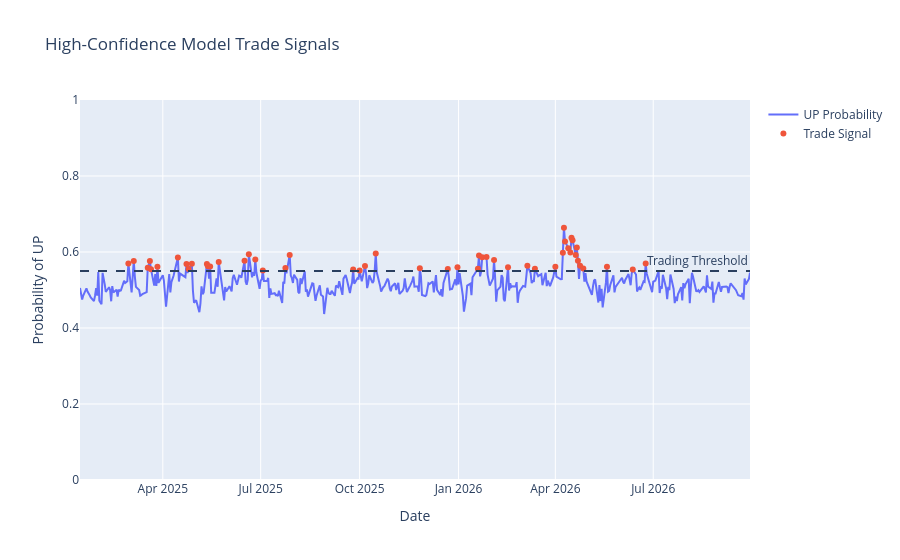

The cell this chart's notebook holds for it:
### Code cell
signal_dates = test_predictions[
    test_predictions["Predicted"] == 1
]

fig = go.Figure()

fig.add_trace(
    go.Scatter(
        x=test_predictions.index,
        y=test_predictions["Prob_UP"],
        mode="lines",
        name="UP Probability"
    )
)

fig.add_trace(
    go.Scatter(
        x=signal_dates.index,
        y=signal_dates["Prob_UP"],
        mode="markers",
        name="Trade Signal"
    )
)

fig.add_hline(
    y=0.55,
    line_dash="dash",
    annotation_text="Trading Threshold"
)

fig.update_layout(
    title="High-Confidence Model Trade Signals",
    xaxis_title="Date",
    yaxis_title="Probability of UP",
    yaxis_range=[0, 1]
)

fig.show()

### Figure 1 — Plotly figure (JSON) as saved in the notebook; plotly's stock layout.template omitted (floating-point values rounded to 4 significant figures; data arrays with more than 128 entries replaced by an {"elided": "..."} marker saying what was removed)
{"data": [{"mode": "lines", "name": "UP Probability", "type": "scatter", "x": {"elided": "417 str values"}, "y": {"elided": "417 float values"}}, {"mode": "markers", "name": "Trade Signal", "type": "scatter", "x": ["2025-02-28T00:00:00.000000", "2025-03-05T00:00:00.000000", "2025-03-18T00:00:00.000000", "2025-03-20T00:00:00.000000", "2025-03-21T00:00:00.000000", "2025-03-27T00:00:00.000000", "2025-04-15T00:00:00.000000", "2025-04-23T00:00:00.000000", "2025-04-25T00:00:00.000000", "2025-04-28T00:00:00.000000", "2025-05-12T00:00:00.000000", "2025-05-13T00:00:00.000000", "2025-05-15T00:00:00.000000", "2025-05-23T00:00:00.000000", "2025-06-16T00:00:00.000000", "2025-06-20T00:00:00.000000", "2025-06-26T00:00:00.000000", "2025-07-03T00:00:00.000000", "2025-07-24T00:00:00.000000", "2025-07-28T00:00:00.000000", "2025-09-25T00:00:00.000000", "2025-10-01T00:00:00.000000", "2025-10-06T00:00:00.000000", "2025-10-16T00:00:00.000000", "2025-11-26T00:00:00.000000", "2025-12-22T00:00:00.000000", "2025-12-31T00:00:00.000000", "2026-01-19T00:00:00.000000", "2026-01-20T00:00:00.000000", "2026-01-23T00:00:00.000000", "2026-01-27T00:00:00.000000", "2026-02-03T00:00:00.000000", "2026-02-16T00:00:00.000000", "2026-03-06T00:00:00.000000", "2026-03-13T00:00:00.000000", "2026-04-01T00:00:00.000000", "2026-04-08T00:00:00.000000", "2026-04-09T00:00:00.000000", "2026-04-10T00:00:00.000000", "2026-04-13T00:00:00.000000", "2026-04-15T00:00:00.000000", "2026-04-16T00:00:00.000000", "2026-04-17T00:00:00.000000", "2026-04-20T00:00:00.000000", "2026-04-21T00:00:00.000000", "2026-04-22T00:00:00.000000", "2026-04-24T00:00:00.000000", "2026-04-27T00:00:00.000000", "2026-05-19T00:00:00.000000", "2026-06-12T00:00:00.000000", "2026-06-24T00:00:00.000000"], "y": [0.57, 0.5765, 0.5583, 0.5761, 0.5548, 0.5613, 0.5857, 0.5682, 0.5554, 0.5688, 0.5681, 0.5624, 0.5621, 0.5737, 0.5768, 0.5939, 0.5805, 0.5515, 0.5579, 0.5922, 0.5541, 0.5512, 0.5635, 0.596, 0.5572, 0.5554, 0.5597, 0.5561, 0.5909, 0.5863, 0.5867, 0.5787, 0.56, 0.5639, 0.5556, 0.5614, 0.5977, 0.6636, 0.6275, 0.6096, 0.5989, 0.6375, 0.6308, 0.5923, 0.6119, 0.5773, 0.5636, 0.5568, 0.5609, 0.5537, 0.57]}], "layout": {"annotations": [{"showarrow": false, "text": "Trading Threshold", "x": 1, "xanchor": "right", "xref": "x domain", "y": 0.55, "yanchor": "bottom", "yref": "y"}], "shapes": [{"line": {"dash": "dash"}, "type": "line", "x0": 0, "x1": 1, "xref": "x domain", "y0": 0.55, "y1": 0.55, "yref": "y"}], "title": {"text": "High-Confidence Model Trade Signals"}, "xaxis": {"title": {"text": "Date"}}, "yaxis": {"range": [0, 1], "title": {"text": "Probability of UP"}}}}
